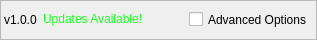
     <widget class="QFrame" name="frame_2">
      <property name="sizePolicy">
       <sizepolicy hsizetype="Minimum" vsizetype="Maximum">
        <horstretch>0</horstretch>
        <verstretch>0</verstretch>
       </sizepolicy>
      </property>
      <property name="minimumSize">
       <size>
        <width>0</width>
        <height>40</height>
       </size>
      </property>
      <property name="maximumSize">
       <size>
        <width>16777215</width>
        <height>40</height>
       </size>
      </property>
      <property name="frameShape">
       <enum>QFrame::Shape::StyledPanel</enum>
      </property>
      <property name="frameShadow">
       <enum>QFrame::Shadow::Plain</enum>
      </property>
      <layout class="QHBoxLayout" name="horizontalLayout_12">
       <property name="leftMargin">
        <number>3</number>
       </property>
       <property name="topMargin">
        <number>3</number>
       </property>
       <property name="rightMargin">
        <number>3</number>
       </property>
       <property name="bottomMargin">
        <number>3</number>
       </property>
       <item>
        <widget class="QLabel" name="VersionLabel">
         <property name="sizePolicy">
          <sizepolicy hsizetype="Preferred" vsizetype="Preferred">
           <horstretch>0</horstretch>
           <verstretch>0</verstretch>
          </sizepolicy>
         </property>
         <property name="minimumSize">
          <size>
           <width>0</width>
           <height>0</height>
          </size>
         </property>
         <property name="maximumSize">
          <size>
           <width>16777215</width>
           <height>25</height>
          </size>
         </property>
         <property name="toolTipDuration">
          <number>-1</number>
         </property>
         <property name="locale">
          <locale language="English" country="UnitedStates"/>
         </property>
         <property name="text">
          <string>v1.0.0</string>
         </property>
        </widget>
       </item>
       <item>
        <widget class="QLabel" name="UpdateStatusLabel">
         <property name="sizePolicy">
          <sizepolicy hsizetype="MinimumExpanding" vsizetype="Preferred">
           <horstretch>0</horstretch>
           <verstretch>0</verstretch>
          </sizepolicy>
         </property>
         <property name="minimumSize">
          <size>
           <width>0</width>
           <height>0</height>
          </size>
         </property>
         <property name="maximumSize">
          <size>
           <width>16777215</width>
           <height>25</height>
          </size>
         </property>
         <property name="toolTipDuration">
          <number>-1</number>
         </property>
         <property name="locale">
          <locale language="English" country="UnitedStates"/>
         </property>
         <property name="text">
          <string>&lt;html&gt;&lt;head/&gt;&lt;body&gt;&lt;p&gt;&lt;span style=&quot; color:#1aff22;&quot;&gt;Updates Available!&lt;/span&gt;&lt;/p&gt;&lt;/body&gt;&lt;/html&gt;</string>
         </property>
        </widget>
       </item>
       <item>
        <spacer name="horizontalSpacer_2">
         <property name="orientation">
          <enum>Qt::Orientation::Horizontal</enum>
         </property>
         <property name="sizeType">
          <enum>QSizePolicy::Policy::Expanding</enum>
         </property>
         <property name="sizeHint" stdset="0">
          <size>
           <width>40</width>
           <height>20</height>
          </size>
         </property>
        </spacer>
       </item>
       <item>
        <widget class="QCheckBox" name="AdvancedOptionsCheckBox">
         <property name="maximumSize">
          <size>
           <width>16777215</width>
           <height>25</height>
          </size>
         </property>
         <property name="toolTipDuration">
          <number>-1</number>
         </property>
         <property name="locale">
          <locale language="English" country="UnitedStates"/>
         </property>
         <property name="text">
          <string>Advanced Options</string>
         </property>
         <property name="checked">
          <bool>false</bool>
         </property>
        </widget>
       </item>
      </layout>
     </widget>
